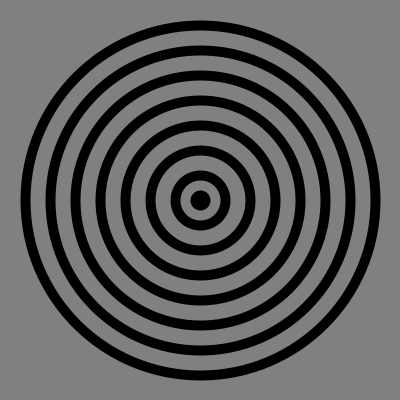
Frame 1 (no input)
Frame 60 (the mouse pressed at the canvas centre just before this capture): identical to frame 1, image omitted
Frame 120 (the mouse held since frame 60 and released just before this capture): identical to frame 1, image omitted

The Processing sketch that drew this single still picture (run headless with seeded random() and noise(); from frame 60 on, the mouse is pressed at the canvas centre):

// Processing sketch: ej09a_for_circulos
// ── ej09a_for_circulos.pde


void setup(){
  size(400, 400 );
  noFill();
  strokeWeight( 10 );
}

void draw(){
  background( 128 );
  
  //v0 sin for
  //circle( width/2, height/2, 350 );
  //circle( width/2, height/2, 300 );
  //circle( width/2, height/2, 250 );
  //circle( width/2, height/2, 200 );
  //circle( width/2, height/2, 150 );
  //circle( width/2, height/2, 100 );
  //circle( width/2, height/2, 50 );
  //circle( width/2, height/2, 10 );
  
  //sintaxis del libro
  //for(iniciador ; condición-booleana ; actualización){
    //acciones;
  //}
  
  //v1
  //for( int i = 0 ; i < 8 ; i++){
  //  circle( random(400), random(400), random(400) );
  //}
  
  //v2
  //for( int i = 0 ; i < 8 ; i++){
  //  circle( width/2, height/2, i*50 );  // i = 0, 1, 2, 3...7
  //}
  
  //v3
  //for( int i = 0  ; i < 400 ; i+=50 ){
  //  circle( width/2, height/2, i );  // i = 0, 50, 100, 150... 350
  //}

  //v3
  for( int i = 0  ; i < 400 ; i+=50 ){
    circle( width/2, height/2, i );  // i = 0, 50, 100, 150... 350
    if( i == 0 ){
      circle( width/2, height/2, 10 );
    }
  }
  
  //noLoop();  //frena el draw
}
